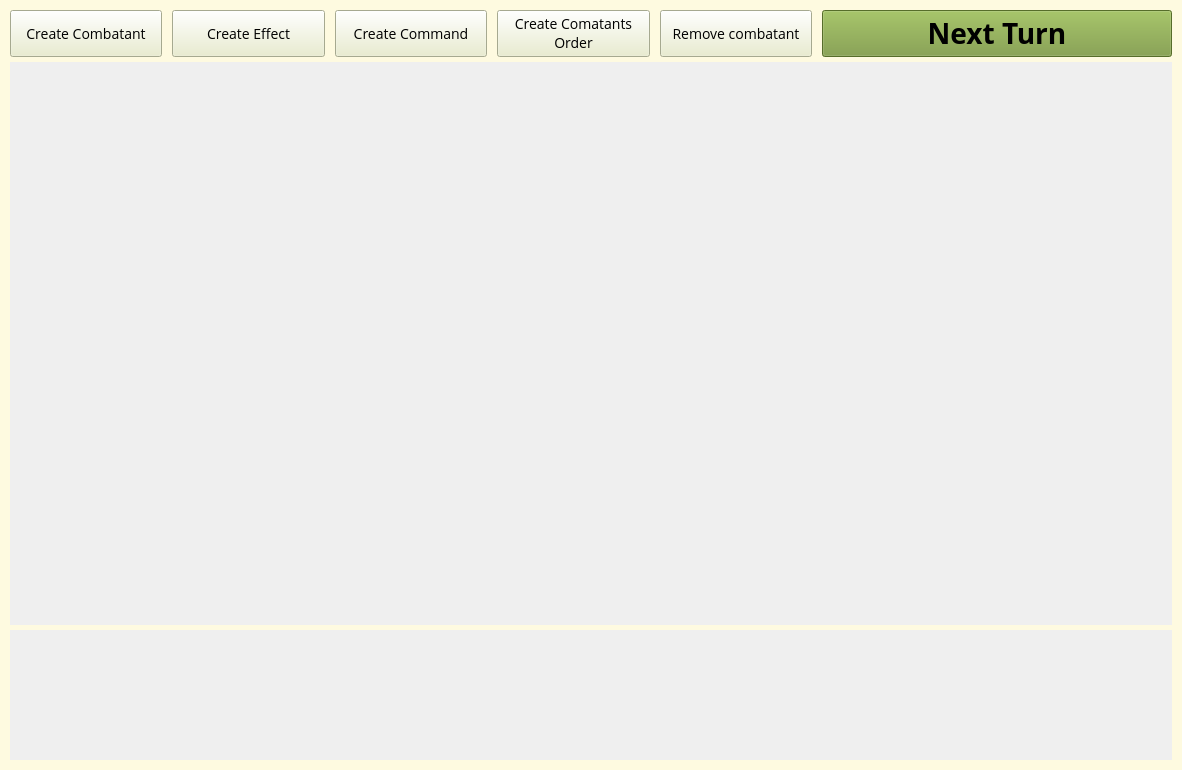
<?xml version="1.0" encoding="UTF-8"?>
<ui version="4.0">
 <class>ManagerWidget</class>
 <widget class="QWidget" name="ManagerWidget">
  <property name="geometry">
   <rect>
    <x>0</x>
    <y>0</y>
    <width>1182</width>
    <height>770</height>
   </rect>
  </property>
  <property name="sizePolicy">
   <sizepolicy hsizetype="Preferred" vsizetype="Preferred">
    <horstretch>1</horstretch>
    <verstretch>1</verstretch>
   </sizepolicy>
  </property>
  <property name="minimumSize">
   <size>
    <width>0</width>
    <height>0</height>
   </size>
  </property>
  <property name="windowTitle">
   <string/>
  </property>
  <property name="autoFillBackground">
   <bool>false</bool>
  </property>
  <property name="styleSheet">
   <string notr="true">QWidget#ManagerWidget{
background-color: rgb(254, 250, 224);
}

QScrollArea#scrollArea_combatants {
background-color: rgb(233, 237, 201);
}

QScrollArea#scrollArea_commands {
background-color: rgb(204, 213, 174);
}

QPushButton{
color: black;
font: 14px;
background-color: rgb(233, 237, 201);
}</string>
  </property>
  <layout class="QVBoxLayout" name="verticalLayout_2">
   <property name="leftMargin">
    <number>0</number>
   </property>
   <property name="topMargin">
    <number>0</number>
   </property>
   <property name="rightMargin">
    <number>0</number>
   </property>
   <property name="bottomMargin">
    <number>0</number>
   </property>
   <item>
    <layout class="QVBoxLayout" name="verticalLayout" stretch="0,0,0">
     <property name="spacing">
      <number>5</number>
     </property>
     <property name="sizeConstraint">
      <enum>QLayout::SizeConstraint::SetDefaultConstraint</enum>
     </property>
     <property name="leftMargin">
      <number>10</number>
     </property>
     <property name="topMargin">
      <number>10</number>
     </property>
     <property name="rightMargin">
      <number>10</number>
     </property>
     <property name="bottomMargin">
      <number>10</number>
     </property>
     <item>
      <layout class="QHBoxLayout" name="buttons_layout" stretch="0,0,0,0,0,0">
       <property name="spacing">
        <number>10</number>
       </property>
       <property name="sizeConstraint">
        <enum>QLayout::SizeConstraint::SetDefaultConstraint</enum>
       </property>
       <item>
        <widget class="QPushButton" name="pushButton_create_combatant">
         <property name="sizePolicy">
          <sizepolicy hsizetype="Minimum" vsizetype="Maximum">
           <horstretch>1</horstretch>
           <verstretch>1</verstretch>
          </sizepolicy>
         </property>
         <property name="minimumSize">
          <size>
           <width>100</width>
           <height>40</height>
          </size>
         </property>
         <property name="maximumSize">
          <size>
           <width>16777215</width>
           <height>90</height>
          </size>
         </property>
         <property name="font">
          <font>
           <family>Open Sans</family>
           <pointsize>-1</pointsize>
           <italic>false</italic>
           <bold>false</bold>
          </font>
         </property>
         <property name="styleSheet">
          <string notr="true"/>
         </property>
         <property name="text">
          <string>Create Combatant</string>
         </property>
        </widget>
       </item>
       <item>
        <widget class="QPushButton" name="pushButton_create_effect">
         <property name="sizePolicy">
          <sizepolicy hsizetype="Minimum" vsizetype="Maximum">
           <horstretch>1</horstretch>
           <verstretch>1</verstretch>
          </sizepolicy>
         </property>
         <property name="minimumSize">
          <size>
           <width>100</width>
           <height>40</height>
          </size>
         </property>
         <property name="maximumSize">
          <size>
           <width>16777215</width>
           <height>90</height>
          </size>
         </property>
         <property name="font">
          <font>
           <family>Open Sans</family>
           <pointsize>-1</pointsize>
           <italic>false</italic>
           <bold>false</bold>
          </font>
         </property>
         <property name="styleSheet">
          <string notr="true"/>
         </property>
         <property name="text">
          <string>Create Effect</string>
         </property>
        </widget>
       </item>
       <item>
        <widget class="QPushButton" name="pushButton_create_command">
         <property name="sizePolicy">
          <sizepolicy hsizetype="Minimum" vsizetype="Maximum">
           <horstretch>1</horstretch>
           <verstretch>1</verstretch>
          </sizepolicy>
         </property>
         <property name="minimumSize">
          <size>
           <width>100</width>
           <height>40</height>
          </size>
         </property>
         <property name="maximumSize">
          <size>
           <width>16777215</width>
           <height>90</height>
          </size>
         </property>
         <property name="font">
          <font>
           <family>Open Sans</family>
           <pointsize>-1</pointsize>
           <italic>false</italic>
           <bold>false</bold>
          </font>
         </property>
         <property name="styleSheet">
          <string notr="true"/>
         </property>
         <property name="text">
          <string>Create Command</string>
         </property>
        </widget>
       </item>
       <item>
        <widget class="QPushButton" name="pushButton_create_order">
         <property name="sizePolicy">
          <sizepolicy hsizetype="Minimum" vsizetype="Maximum">
           <horstretch>1</horstretch>
           <verstretch>1</verstretch>
          </sizepolicy>
         </property>
         <property name="minimumSize">
          <size>
           <width>100</width>
           <height>40</height>
          </size>
         </property>
         <property name="maximumSize">
          <size>
           <width>16777215</width>
           <height>90</height>
          </size>
         </property>
         <property name="font">
          <font>
           <family>Open Sans</family>
           <pointsize>-1</pointsize>
           <italic>false</italic>
           <bold>false</bold>
          </font>
         </property>
         <property name="styleSheet">
          <string notr="true"/>
         </property>
         <property name="text">
          <string>Create Comatants 
Order</string>
         </property>
        </widget>
       </item>
       <item>
        <widget class="QPushButton" name="pushButton_create_remove">
         <property name="sizePolicy">
          <sizepolicy hsizetype="Minimum" vsizetype="Maximum">
           <horstretch>1</horstretch>
           <verstretch>1</verstretch>
          </sizepolicy>
         </property>
         <property name="minimumSize">
          <size>
           <width>100</width>
           <height>40</height>
          </size>
         </property>
         <property name="maximumSize">
          <size>
           <width>16777215</width>
           <height>90</height>
          </size>
         </property>
         <property name="font">
          <font>
           <family>Open Sans</family>
           <pointsize>-1</pointsize>
           <italic>false</italic>
           <bold>false</bold>
          </font>
         </property>
         <property name="styleSheet">
          <string notr="true"/>
         </property>
         <property name="text">
          <string>Remove combatant</string>
         </property>
        </widget>
       </item>
       <item>
        <widget class="QPushButton" name="pushButton_turn">
         <property name="sizePolicy">
          <sizepolicy hsizetype="MinimumExpanding" vsizetype="Maximum">
           <horstretch>0</horstretch>
           <verstretch>0</verstretch>
          </sizepolicy>
         </property>
         <property name="minimumSize">
          <size>
           <width>350</width>
           <height>40</height>
          </size>
         </property>
         <property name="maximumSize">
          <size>
           <width>16777215</width>
           <height>90</height>
          </size>
         </property>
         <property name="font">
          <font>
           <family>Open Sans</family>
           <pointsize>-1</pointsize>
           <italic>false</italic>
           <bold>true</bold>
          </font>
         </property>
         <property name="styleSheet">
          <string notr="true">QPushButton {
  font: bold 28px; 
  color: black;
  background-color: rgb(121, 152, 59);
}</string>
         </property>
         <property name="text">
          <string>Next Turn</string>
         </property>
        </widget>
       </item>
      </layout>
     </item>
     <item>
      <widget class="QScrollArea" name="scrollArea_combatants">
       <property name="sizePolicy">
        <sizepolicy hsizetype="MinimumExpanding" vsizetype="Expanding">
         <horstretch>1</horstretch>
         <verstretch>1</verstretch>
        </sizepolicy>
       </property>
       <property name="minimumSize">
        <size>
         <width>1150</width>
         <height>200</height>
        </size>
       </property>
       <property name="sizeIncrement">
        <size>
         <width>1</width>
         <height>1</height>
        </size>
       </property>
       <property name="font">
        <font>
         <family>Open Sans</family>
        </font>
       </property>
       <property name="mouseTracking">
        <bool>false</bool>
       </property>
       <property name="acceptDrops">
        <bool>true</bool>
       </property>
       <property name="autoFillBackground">
        <bool>true</bool>
       </property>
       <property name="styleSheet">
        <string notr="true">QScrollArea#scrollArea_combatants QScrollBar:vertical{
border-radius: 4px;
background-color: rgb(212, 163, 115 );
}

QScrollArea#scrollArea_combatants QScrollBar::handle:vertical{
border-radius: 6px;
background-color: rgb(250, 237, 205);
}

QScrollArea#scrollArea_combatants QScrollBar::add-line:vertical, QScrollArea#scrollArea_combatants QScrollBar::sub-line:vertical {
height: 0px;
}</string>
       </property>
       <property name="frameShape">
        <enum>QFrame::Shape::NoFrame</enum>
       </property>
       <property name="frameShadow">
        <enum>QFrame::Shadow::Plain</enum>
       </property>
       <property name="widgetResizable">
        <bool>true</bool>
       </property>
       <widget class="DragNDropQWidget" name="scrollAreaWidgetContents">
        <property name="geometry">
         <rect>
          <x>0</x>
          <y>0</y>
          <width>1162</width>
          <height>568</height>
         </rect>
        </property>
        <property name="autoFillBackground">
         <bool>true</bool>
        </property>
       </widget>
      </widget>
     </item>
     <item>
      <widget class="QScrollArea" name="scrollArea_commands">
       <property name="sizePolicy">
        <sizepolicy hsizetype="Minimum" vsizetype="Maximum">
         <horstretch>1</horstretch>
         <verstretch>1</verstretch>
        </sizepolicy>
       </property>
       <property name="minimumSize">
        <size>
         <width>1150</width>
         <height>130</height>
        </size>
       </property>
       <property name="maximumSize">
        <size>
         <width>16777215</width>
         <height>130</height>
        </size>
       </property>
       <property name="sizeIncrement">
        <size>
         <width>0</width>
         <height>0</height>
        </size>
       </property>
       <property name="font">
        <font>
         <family>Open Sans</family>
        </font>
       </property>
       <property name="autoFillBackground">
        <bool>true</bool>
       </property>
       <property name="styleSheet">
        <string notr="true">QScrollArea#scrollArea_commands QScrollBar:horizontal{
border-radius: 4px;
background-color: rgb(204, 213, 174);
}

QScrollArea#scrollArea_commands QScrollBar::handle:horizontal{
border-radius: 6px;
background-color: rgb(233, 237, 201);
}

QScrollArea#scrollArea_commands QScrollBar::add-line:horizontal, QScrollArea#scrollArea_commands QScrollBar::sub-line:horizontal {
wigth: 0px;
}</string>
       </property>
       <property name="frameShape">
        <enum>QFrame::Shape::NoFrame</enum>
       </property>
       <property name="frameShadow">
        <enum>QFrame::Shadow::Plain</enum>
       </property>
       <property name="widgetResizable">
        <bool>true</bool>
       </property>
       <widget class="QWidget" name="scrollAreaWidgetContents_2">
        <property name="geometry">
         <rect>
          <x>0</x>
          <y>0</y>
          <width>1162</width>
          <height>130</height>
         </rect>
        </property>
        <property name="autoFillBackground">
         <bool>true</bool>
        </property>
       </widget>
      </widget>
     </item>
    </layout>
   </item>
  </layout>
 </widget>
 <customwidgets>
  <customwidget>
   <class>DragNDropQWidget</class>
   <extends>QWidget</extends>
   <header>dragndropqwidget.h</header>
   <container>1</container>
  </customwidget>
 </customwidgets>
 <resources/>
 <connections/>
</ui>
